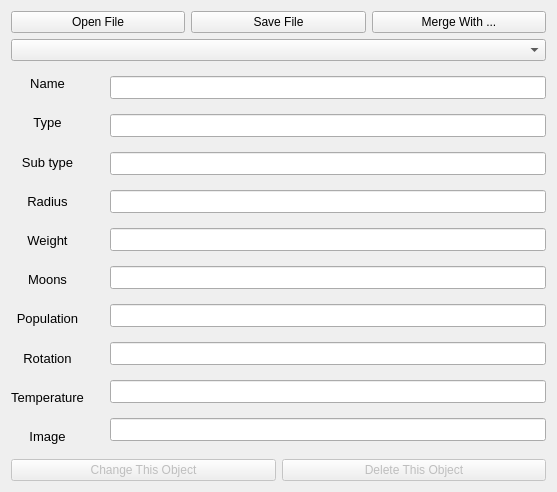
<?xml version="1.0" encoding="UTF-8"?>
<ui version="4.0">
 <class>editdialog</class>
 <widget class="QDialog" name="editdialog">
  <property name="geometry">
   <rect>
    <x>0</x>
    <y>0</y>
    <width>557</width>
    <height>492</height>
   </rect>
  </property>
  <property name="windowTitle">
   <string>MyPlanets EditMode</string>
  </property>
  <property name="windowIcon">
   <iconset resource="../res/pack1.qrc">
    <normaloff>:/pack1/icon.ico</normaloff>:/pack1/icon.ico</iconset>
  </property>
  <layout class="QGridLayout" name="gridLayout">
   <item row="0" column="0">
    <layout class="QGridLayout" name="gridLayout_2">
     <item row="3" column="0">
      <layout class="QVBoxLayout" name="verticalLayout">
       <item>
        <layout class="QHBoxLayout" name="horizontalLayout_3">
         <item>
          <widget class="QPushButton" name="SaveChangesButton">
           <property name="enabled">
            <bool>false</bool>
           </property>
           <property name="text">
            <string>Change This Object</string>
           </property>
           <property name="icon">
            <iconset resource="../res/pack2.qrc">
             <normaloff>:/pack2/iconok.png</normaloff>:/pack2/iconok.png</iconset>
           </property>
          </widget>
         </item>
         <item>
          <widget class="QPushButton" name="DeleteThisButton">
           <property name="enabled">
            <bool>false</bool>
           </property>
           <property name="text">
            <string>Delete This Object</string>
           </property>
           <property name="icon">
            <iconset resource="../res/pack2.qrc">
             <normaloff>:/pack2/iconminus.png</normaloff>:/pack2/iconminus.png</iconset>
           </property>
          </widget>
         </item>
        </layout>
       </item>
       <item>
        <layout class="QHBoxLayout" name="horizontalLayout_2"/>
       </item>
      </layout>
     </item>
     <item row="2" column="0">
      <layout class="QHBoxLayout" name="horizontalLayout_4">
       <item>
        <layout class="QVBoxLayout" name="verticalLayout_3">
         <item>
          <widget class="QLabel" name="nonactive2">
           <property name="font">
            <font>
             <pointsize>10</pointsize>
            </font>
           </property>
           <property name="text">
            <string>Name</string>
           </property>
           <property name="alignment">
            <set>Qt::AlignCenter</set>
           </property>
          </widget>
         </item>
         <item>
          <widget class="QLabel" name="nonactive8">
           <property name="font">
            <font>
             <pointsize>10</pointsize>
            </font>
           </property>
           <property name="text">
            <string>Type</string>
           </property>
           <property name="alignment">
            <set>Qt::AlignCenter</set>
           </property>
          </widget>
         </item>
         <item>
          <widget class="QLabel" name="nonactive5">
           <property name="font">
            <font>
             <pointsize>10</pointsize>
            </font>
           </property>
           <property name="text">
            <string>Sub type</string>
           </property>
           <property name="alignment">
            <set>Qt::AlignCenter</set>
           </property>
          </widget>
         </item>
         <item>
          <widget class="QLabel" name="nonactive1">
           <property name="font">
            <font>
             <pointsize>10</pointsize>
            </font>
           </property>
           <property name="text">
            <string>Radius</string>
           </property>
           <property name="alignment">
            <set>Qt::AlignCenter</set>
           </property>
          </widget>
         </item>
         <item>
          <widget class="QLabel" name="nonactive7">
           <property name="font">
            <font>
             <pointsize>10</pointsize>
            </font>
           </property>
           <property name="text">
            <string>Weight</string>
           </property>
           <property name="alignment">
            <set>Qt::AlignCenter</set>
           </property>
          </widget>
         </item>
         <item>
          <widget class="QLabel" name="nonactive9">
           <property name="font">
            <font>
             <pointsize>10</pointsize>
            </font>
           </property>
           <property name="text">
            <string>Moons</string>
           </property>
           <property name="alignment">
            <set>Qt::AlignCenter</set>
           </property>
          </widget>
         </item>
         <item>
          <widget class="QLabel" name="nonactive6">
           <property name="font">
            <font>
             <pointsize>10</pointsize>
            </font>
           </property>
           <property name="text">
            <string>Population</string>
           </property>
           <property name="alignment">
            <set>Qt::AlignCenter</set>
           </property>
          </widget>
         </item>
         <item>
          <widget class="QLabel" name="nonactive4">
           <property name="font">
            <font>
             <pointsize>10</pointsize>
            </font>
           </property>
           <property name="text">
            <string>Rotation</string>
           </property>
           <property name="alignment">
            <set>Qt::AlignCenter</set>
           </property>
          </widget>
         </item>
         <item>
          <widget class="QLabel" name="nonactive">
           <property name="font">
            <font>
             <pointsize>10</pointsize>
            </font>
           </property>
           <property name="text">
            <string>Temperature</string>
           </property>
           <property name="alignment">
            <set>Qt::AlignCenter</set>
           </property>
          </widget>
         </item>
         <item>
          <widget class="QLabel" name="nonactive3">
           <property name="font">
            <font>
             <pointsize>10</pointsize>
            </font>
           </property>
           <property name="text">
            <string>Image</string>
           </property>
           <property name="alignment">
            <set>Qt::AlignCenter</set>
           </property>
          </widget>
         </item>
        </layout>
       </item>
       <item>
        <spacer name="verticalSpacer">
         <property name="orientation">
          <enum>Qt::Vertical</enum>
         </property>
         <property name="sizeType">
          <enum>QSizePolicy::MinimumExpanding</enum>
         </property>
         <property name="sizeHint" stdset="0">
          <size>
           <width>20</width>
           <height>350</height>
          </size>
         </property>
        </spacer>
       </item>
       <item>
        <layout class="QVBoxLayout" name="verticalLayout_2">
         <item>
          <widget class="QLineEdit" name="NameField">
           <property name="font">
            <font>
             <pointsize>10</pointsize>
            </font>
           </property>
          </widget>
         </item>
         <item>
          <widget class="QLineEdit" name="TypeField">
           <property name="font">
            <font>
             <pointsize>10</pointsize>
            </font>
           </property>
          </widget>
         </item>
         <item>
          <widget class="QLineEdit" name="SubField">
           <property name="font">
            <font>
             <pointsize>10</pointsize>
            </font>
           </property>
          </widget>
         </item>
         <item>
          <widget class="QLineEdit" name="RadiusField">
           <property name="font">
            <font>
             <pointsize>10</pointsize>
            </font>
           </property>
          </widget>
         </item>
         <item>
          <widget class="QLineEdit" name="WeightField">
           <property name="font">
            <font>
             <pointsize>10</pointsize>
            </font>
           </property>
          </widget>
         </item>
         <item>
          <widget class="QLineEdit" name="MoonsField">
           <property name="font">
            <font>
             <pointsize>10</pointsize>
            </font>
           </property>
          </widget>
         </item>
         <item>
          <widget class="QLineEdit" name="PopulationField">
           <property name="font">
            <font>
             <pointsize>10</pointsize>
            </font>
           </property>
          </widget>
         </item>
         <item>
          <widget class="QLineEdit" name="RotationField">
           <property name="font">
            <font>
             <pointsize>10</pointsize>
            </font>
           </property>
          </widget>
         </item>
         <item>
          <widget class="QLineEdit" name="TemperatureField">
           <property name="font">
            <font>
             <pointsize>10</pointsize>
            </font>
           </property>
          </widget>
         </item>
         <item>
          <widget class="QLineEdit" name="ImageField">
           <property name="font">
            <font>
             <pointsize>10</pointsize>
            </font>
           </property>
          </widget>
         </item>
        </layout>
       </item>
      </layout>
     </item>
     <item row="0" column="0">
      <layout class="QHBoxLayout" name="horizontalLayout">
       <item>
        <widget class="QPushButton" name="OpenButton">
         <property name="text">
          <string>Open File</string>
         </property>
         <property name="icon">
          <iconset resource="../res/pack1.qrc">
           <normaloff>:/pack1/iconopen.png</normaloff>:/pack1/iconopen.png</iconset>
         </property>
        </widget>
       </item>
       <item>
        <widget class="QPushButton" name="SaveButton">
         <property name="text">
          <string>Save File</string>
         </property>
         <property name="icon">
          <iconset resource="../res/pack1.qrc">
           <normaloff>:/pack1/iconsave.png</normaloff>:/pack1/iconsave.png</iconset>
         </property>
        </widget>
       </item>
       <item>
        <widget class="QPushButton" name="mergeButton">
         <property name="text">
          <string>Merge With ...</string>
         </property>
         <property name="icon">
          <iconset resource="../res/pack2.qrc">
           <normaloff>:/pack2/iconnext.png</normaloff>:/pack2/iconnext.png</iconset>
         </property>
        </widget>
       </item>
      </layout>
     </item>
     <item row="1" column="0">
      <widget class="QComboBox" name="mainbox"/>
     </item>
    </layout>
   </item>
  </layout>
 </widget>
 <resources>
  <include location="../res/pack1.qrc"/>
  <include location="../res/pack2.qrc"/>
 </resources>
 <connections/>
</ui>
